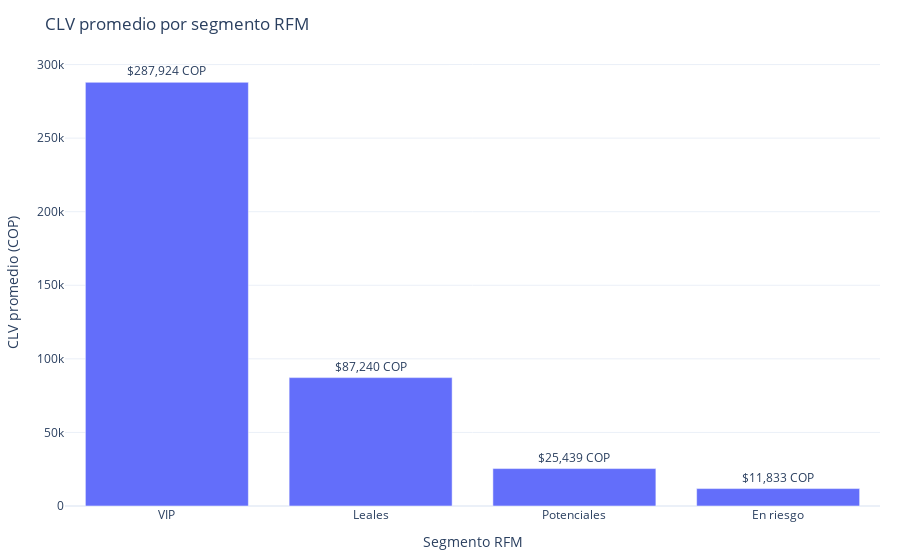

The code cell stored with this chart in its notebook:
### Markdown cell above
---

# 4️⃣ Valor del Cliente por Segmento (CLV)

## 🎯 ¿Para qué sirve este gráfico?

Muestra el **Customer Lifetime Value (CLV) promedio** por segmento RFM, indicando cuánto ingreso genera cada tipo de cliente.

## 💼 Valor Empresarial

- **Cálculo de ROI**: Determina cuánto invertir en adquisición y retención por segmento
- **Priorización de Inversión**: Justifica presupuestos mayores para segmentos de alto CLV
- **Estrategia de Precios**: Diseña planes premium para usuarios VIP que generan más valor
- **Proyecciones Financieras**: Estima ingresos futuros basándose en la composición de la base de clientes
- **Benchmarking**: Compara el valor generado por diferentes segmentos para identificar oportunidades

## 📈 Visualización

### Code cell
fig4 = g04.crear_grafico(df)
fig4.show()

### Figure 1 — Plotly figure (JSON) as saved in the notebook; plotly's stock layout.template omitted (floating-point values rounded to 4 significant figures)
{"data": [{"hovertemplate": "Segmento=%{x}<br>CLV promedio (COP)=%{y}<br>text=%{text}<extra></extra>", "legendgroup": "", "marker": {"color": "#636efa", "pattern": {"shape": ""}}, "name": "", "orientation": "v", "showlegend": false, "text": ["$287,924 COP", "$87,240 COP", "$25,439 COP", "$11,833 COP"], "textposition": "outside", "type": "bar", "x": ["VIP", "Leales", "Potenciales", "En riesgo"], "xaxis": "x", "y": [287900.0, 87240.0, 25440.0, 11830.0], "yaxis": "y"}], "layout": {"barmode": "relative", "legend": {"tracegroupgap": 0}, "margin": {"b": 40, "l": 40, "r": 20, "t": 60}, "title": {"text": "CLV promedio por segmento RFM"}, "xaxis": {"anchor": "y", "domain": [0, 1], "title": {"text": "Segmento RFM"}}, "yaxis": {"anchor": "x", "domain": [0, 1], "title": {"text": "CLV promedio (COP)"}}}}
